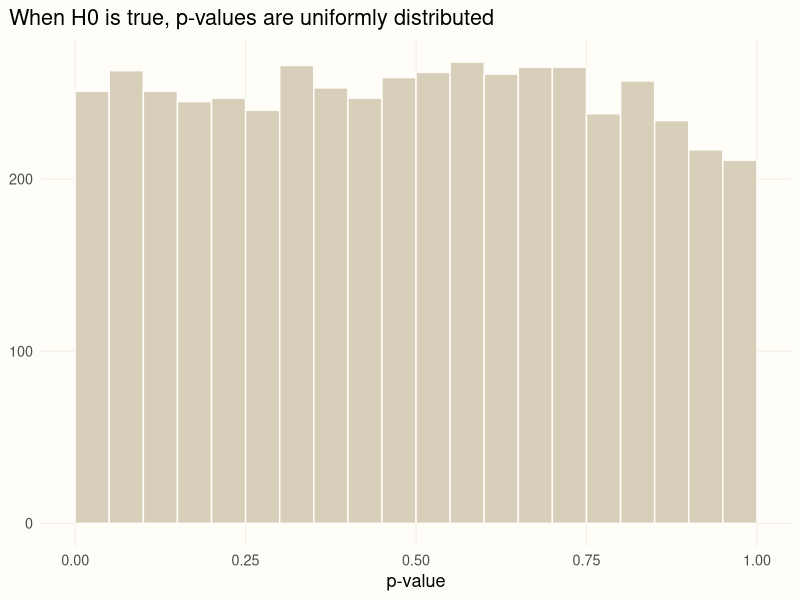
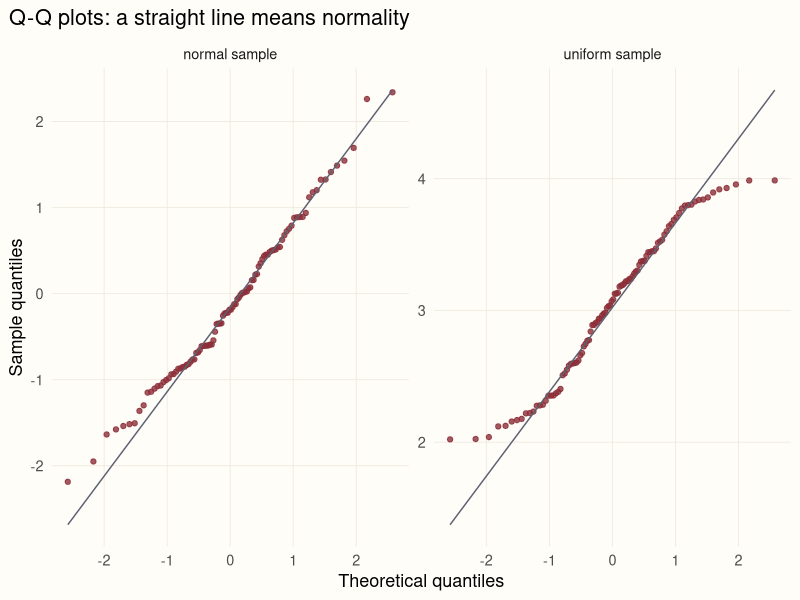

The R script that drew these images, in order:
## ---- chunk 1
library(ggplot2)

# A shared look for the figures in this series
accent <- "#8c2f39"; gold <- "#b08d4a"; ink <- "#5d6070"
theme_set(
  theme_minimal(base_size = 13) +
    theme(plot.background = element_rect(fill = "#FFFDF8", colour = NA),
          panel.grid.minor = element_blank(),
          panel.grid.major = element_line(colour = "#EEEAE0", linewidth = 0.3),
          plot.title.position = "plot")
)
## ---- chunk 2
#| fig-alt: "Histogram of 5,000 p-values from tests where the null hypothesis is true. The bars are roughly equal in height, so p-values are uniformly distributed."
set.seed(3)
p_null <- replicate(5000, t.test(rnorm(30, mean = 55, sd = 4), mu = 55)$p.value)

mean(p_null < 0.05)

ggplot(data.frame(p = p_null), aes(p)) +
  geom_histogram(breaks = seq(0, 1, 0.05), fill = "#d8cfba", colour = "#FFFDF8") +
  labs(x = "p-value", y = NULL,
       title = "When H0 is true, p-values are uniformly distributed")
## ---- chunk 3
set.seed(4)
mu <- c(rep(55, 900), rep(57, 100))
p  <- sapply(mu, function(m) t.test(rnorm(30, m, 4), mu = 55)$p.value)

# How many flocks does each method flag?
c(raw_p      = sum(p < 0.05),
  bonferroni = sum(p.adjust(p, "bonferroni") < 0.05),
  BH_q       = sum(p.adjust(p, "BH") < 0.05))

# Of the flocks flagged at FDR 5%, how many are false alarms?
hits <- p.adjust(p, "BH") < 0.05
c(flagged = sum(hits), false_alarms = sum(hits & mu == 55))
## ---- chunk 4
set.seed(11)
normal_sample  <- rnorm(100, mean = 0, sd = 1)
uniform_sample <- runif(100, min = 2, max = 4)

shapiro.test(normal_sample)
shapiro.test(uniform_sample)
## ---- chunk 5
#| fig-alt: "Two Q-Q plots. The normal sample follows the straight line; the uniform sample curves away from it in an S shape."
qq <- rbind(data.frame(sample = "normal sample",  x = normal_sample),
            data.frame(sample = "uniform sample", x = uniform_sample))

ggplot(qq, aes(sample = x)) +
  stat_qq(colour = accent, alpha = 0.8) +
  stat_qq_line(colour = ink) +
  facet_wrap(~ sample, scales = "free_y") +
  labs(x = "Theoretical quantiles", y = "Sample quantiles",
       title = "Q-Q plots: a straight line means normality")
## ---- chunk 6
set.seed(2026)
flock <- rnorm(30, mean = 57, sd = 4)

shapiro.test(flock)$p.value    # normality looks fine
t.test(flock, mu = 55)
## ---- chunk 7
t_stat <- (mean(flock) - 55) / (sd(flock) / sqrt(length(flock)))
t_stat
2 * pt(-abs(t_stat), df = length(flock) - 1)   # two-sided p-value
## ---- chunk 8
sigma <- 4                                   # known population sd
z <- (mean(flock) - 55) / (sigma / sqrt(length(flock)))
c(z = z, p = 2 * pnorm(-abs(z)))

mean(flock) + c(-1, 1) * qnorm(0.975) * sigma / sqrt(length(flock))   # 95% CI
## ---- chunk 9
t.test(uniform_sample, mu = 3)$p.value
wilcox.test(uniform_sample, mu = 3)
